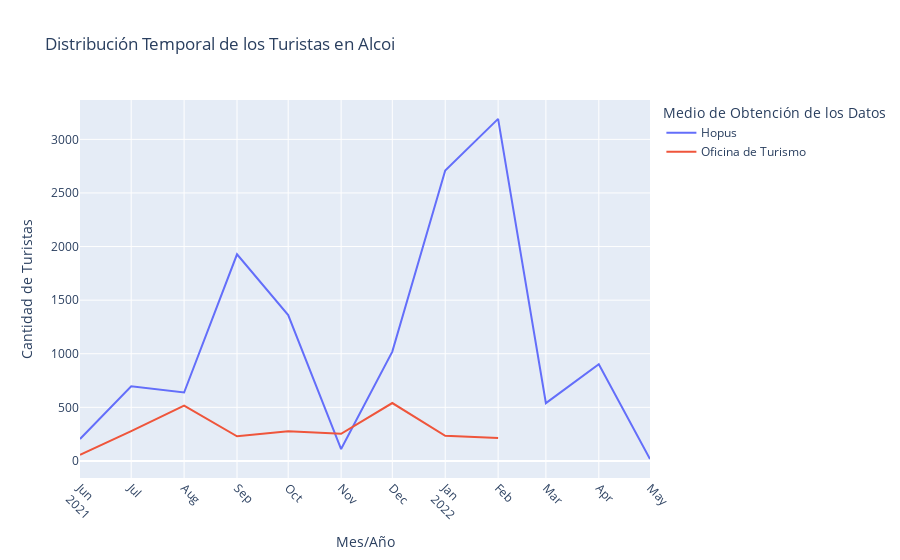

Notebook code cell kept with this figure:
### Code cell
fig = px.line(result, x='date', y='count', color='tourist_info', 
                labels={
                 "count": "Cantidad de Turistas",
                 "date": "Mes/Año",
                 "tourist_info": "Medio de Obtención de los Datos"
                },
              title='Distribución Temporal de los Turistas en Alcoi')
fig.update_xaxes(tickangle=45, 
                dtick="M1",
                tickformat="%b\n%Y")
fig.show()

### Figure 1 — Plotly figure (JSON) as saved in the notebook; plotly's stock layout.template omitted (floating-point values rounded to 4 significant figures)
{"data": [{"hovertemplate": "Medio de Obtención de los Datos=Hopus<br>Mes/Año=%{x}<br>Cantidad de Turistas=%{y}<extra></extra>", "legendgroup": "Hopus", "line": {"color": "#636efa", "dash": "solid"}, "mode": "lines", "name": "Hopus", "orientation": "v", "showlegend": true, "type": "scatter", "x": ["2021-06", "2021-07", "2021-08", "2021-09", "2021-10", "2021-11", "2021-12", "2022-01", "2022-02", "2022-03", "2022-04", "2022-05"], "xaxis": "x", "y": [205, 696, 638, 1928, 1361, 111, 1020, 2710, 3191, 539, 902, 17], "yaxis": "y"}, {"hovertemplate": "Medio de Obtención de los Datos=Oficina de Turismo<br>Mes/Año=%{x}<br>Cantidad de Turistas=%{y}<extra></extra>", "legendgroup": "Oficina de Turismo", "line": {"color": "#EF553B", "dash": "solid"}, "mode": "lines", "name": "Oficina de Turismo", "orientation": "v", "showlegend": true, "type": "scatter", "x": ["2021-06", "2021-07", "2021-08", "2021-09", "2021-10", "2021-11", "2021-12", "2022-01", "2022-02"], "xaxis": "x", "y": [57, 278, 515, 230, 276, 253, 540, 235, 213], "yaxis": "y"}], "layout": {"autosize": true, "legend": {"title": {"text": "Medio de Obtención de los Datos"}, "tracegroupgap": 0}, "title": {"text": "Distribución Temporal de los Turistas en Alcoi"}, "xaxis": {"anchor": "y", "autorange": true, "domain": [0, 1], "dtick": "M1", "range": ["2021-06-01", "2022-05-01"], "tickangle": 45, "tickformat": "%b\n%Y", "title": {"text": "Mes/Año"}, "type": "date"}, "yaxis": {"anchor": "x", "autorange": true, "domain": [0, 1], "range": [-159.3, 3367.0], "title": {"text": "Cantidad de Turistas"}, "type": "linear"}}}
